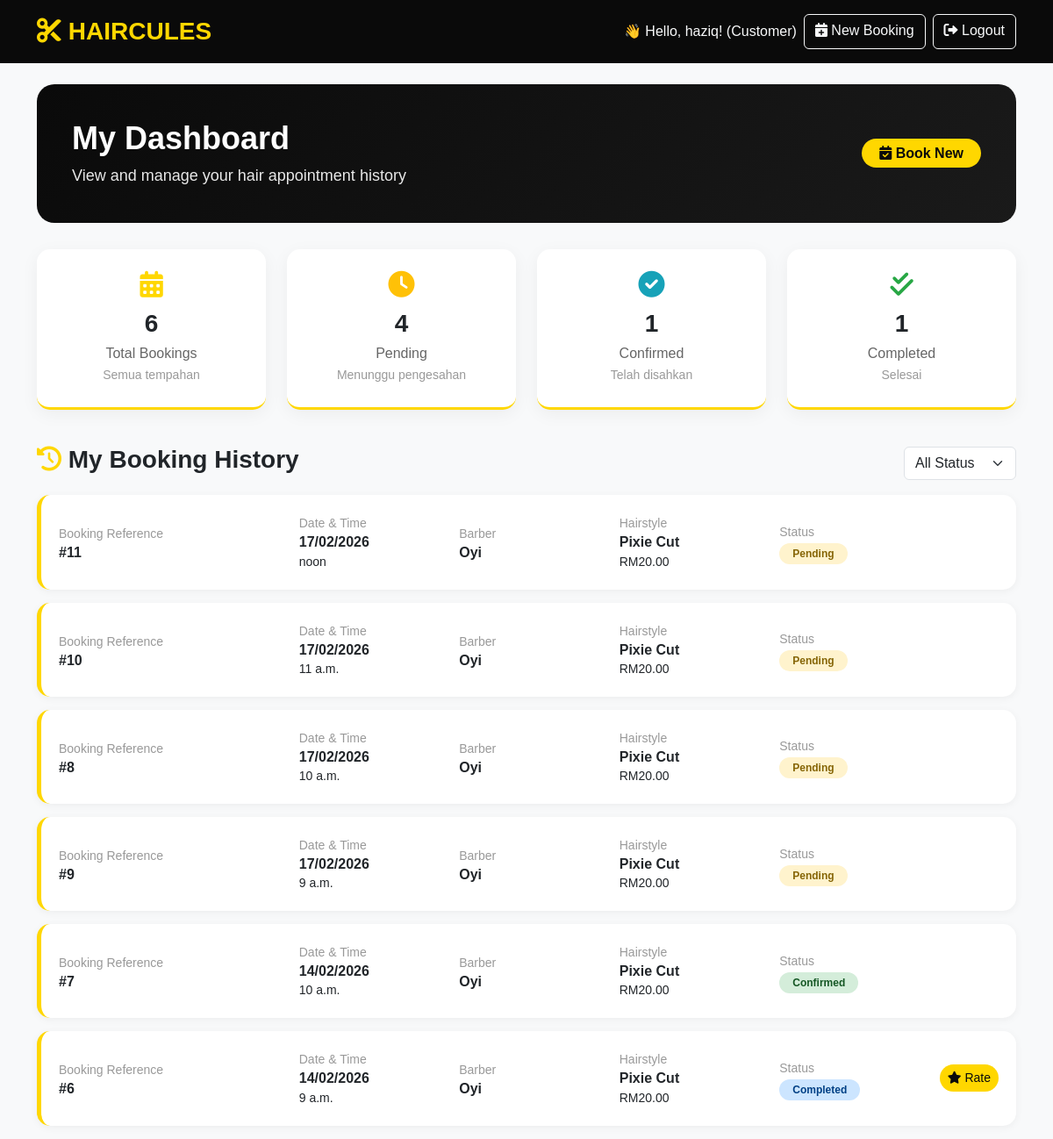
Screenshot of /accounts/dashboard/ (signed in) with the database file from the repository.
### booking/models.py (models this page shows, shortened)
class Appointment(models.Model):
    STATUS_CHOICES = [
        ('pending', 'Pending'),
        ('confirmed', 'Confirmed'),
        ('completed', 'Completed'),
        ('cancelled', 'Cancelled'),
    ]
    customer = models.ForeignKey(User, on_delete=models.CASCADE, null=True, blank=True)
    customer_name = models.CharField(max_length=100)
    customer_phone = models.CharField(max_length=15)
    customer_email = models.EmailField(blank=True)
    barber = models.ForeignKey(Barber, on_delete=models.SET_NULL, null=True)
    hairstyle = models.ForeignKey(Hairstyle, on_delete=models.SET_NULL, null=True)
    date = models.DateField()
    time = models.TimeField()
    status = models.CharField(max_length=20, choices=STATUS_CHOICES, default='pending')
    face_shape_detected = models.CharField(max_length=20, blank=True)
    user_photo = models.ImageField(upload_to='appointments/', null=True, blank=True)
    preview_photo = models.ImageField(upload_to='previews/', null=True, blank=True)
    created_at = models.DateTimeField(auto_now_add=True)
    updated_at = models.DateTimeField(auto_now=True)

class Barber(models.Model):
    user = models.OneToOneField(User, on_delete=models.CASCADE, null=True, blank=True)
    name = models.CharField(max_length=100)
    phone = models.CharField(max_length=15)
    photo = models.ImageField(upload_to='barbers/', null=True, blank=True)
    is_active = models.BooleanField(default=True)

class Hairstyle(models.Model):
    FACE_SHAPES = [
        ('Oval', 'Oval'),
        ('Round', 'Round'),
        ('Square', 'Square'),
        ('Long', 'Long'),
        ('Heart', 'Heart'),
    ]
    name = models.CharField(max_length=100)
    description = models.TextField(blank=True)
    face_shape = models.CharField(max_length=20, choices=FACE_SHAPES)
    image = models.ImageField(upload_to='hairstyles/', null=True, blank=True)
    price = models.DecimalField(max_digits=6, decimal_places=2, default=0)
    is_popular = models.BooleanField(default=False)

### accounts/views.py (the view)
# urls.py: path('dashboard/', views.customer_dashboard, name='customer_dashboard'),
@login_required
def customer_dashboard(request):
    from booking.models import Appointment
    bookings = Appointment.objects.filter(customer=request.user).order_by('-date', '-time')
    total_bookings = bookings.count()
    pending_bookings = bookings.filter(status='pending').count()
    confirmed_bookings = bookings.filter(status='confirmed').count()
    completed_bookings = bookings.filter(status='completed').count()
    cancelled_bookings = bookings.filter(status='cancelled').count()
    return render(request, 'accounts/customer_dashboard.html', {
        'bookings': bookings,
        'total_bookings': total_bookings,
        'pending_bookings': pending_bookings,
        'confirmed_bookings': confirmed_bookings,
        'completed_bookings': completed_bookings,
        'cancelled_bookings': cancelled_bookings,
    })

### templates/accounts/customer_dashboard.html (shortened to what this page needs)
<!DOCTYPE html>
<html lang="en">
<head>
    <link href="https://cdn.jsdelivr.net/npm/bootstrap@5.3.0/dist/css/bootstrap.min.css" rel="stylesheet">
    <link rel="stylesheet" href="https://cdnjs.cloudflare.com/ajax/libs/font-awesome/6.0.0/css/all.min.css">
</head>
<body>
<nav class="navbar navbar-expand-lg navbar-dark navbar-premium">
    <div class="container">
        <a class="brand-logo" href="/">
            <i class="fas fa-cut"></i> HAIRCULES
        </a>
        <div class="navbar-nav ms-auto">
            <span class="nav-link text-light">
                👋 Hello, {{ user.username }}! (Customer)
            </span>
            <a href="/booking/" class="btn btn-outline-light me-2">
                <i class="fas fa-calendar-plus"></i> New Booking
            </a>
            <a href="/accounts/logout/" class="btn btn-outline-light">
                <i class="fas fa-sign-out-alt"></i> Logout
            </a>
        </div>
    </div>
</nav>
<div class="container mt-4">
    <div class="dashboard-header">
        <div class="row align-items-center">
            <div class="col-md-8">
                <h1 style="font-size: 36px; font-weight: 700;">My Dashboard</h1>
                <p style="font-size: 18px; opacity: 0.9; margin-bottom: 0;">
                    View and manage your hair appointment history
                </p>
            </div>
            <div class="col-md-4 text-md-end">
                <a href="/booking/" class="btn-gold">
                    <i class="fas fa-calendar-check"></i> Book New
                </a>
            </div>
        </div>
    </div>
<div class="row mb-4">
    <div class="col-md-3 mb-3">
        <div class="stat-card">
            <i class="fas fa-calendar-alt" style="font-size: 30px; color: #ffd700;"></i>
            <h3 style="font-weight: 700; margin: 10px 0 5px;">{{ total_bookings }}</h3>
            <p style="color: #666; margin-bottom: 0;">Total Bookings</p>
            <small style="color: #999;">Semua tempahan</small>
        </div>
    </div>
    <div class="col-md-3 mb-3">
        <div class="stat-card">
            <i class="fas fa-clock" style="font-size: 30px; color: #ffc107;"></i>
            <h3 style="font-weight: 700; margin: 10px 0 5px;">{{ pending_bookings }}</h3>
            <p style="color: #666; margin-bottom: 0;">Pending</p>
            <small style="color: #999;">Menunggu pengesahan</small>
        </div>
    </div>
    <div class="col-md-3 mb-3">
        <div class="stat-card">
            <i class="fas fa-check-circle" style="font-size: 30px; color: #17a2b8;"></i>
            <h3 style="font-weight: 700; margin: 10px 0 5px;">{{ confirmed_bookings|default:0 }}</h3>
            <p style="color: #666; margin-bottom: 0;">Confirmed</p>
            <small style="color: #999;">Telah disahkan</small>
        </div>
    </div>
    <div class="col-md-3 mb-3">
        <div class="stat-card">
            <i class="fas fa-check-double" style="font-size: 30px; color: #28a745;"></i>
            <h3 style="font-weight: 700; margin: 10px 0 5px;">{{ completed_bookings }}</h3>
            <p style="color: #666; margin-bottom: 0;">Completed</p>
            <small style="color: #999;">Selesai</small>
        </div>
    </div>
</div>
    <div class="d-flex justify-content-between align-items-center mb-3">
        <h3 style="font-weight: 700;"><i class="fas fa-history" style="color: #ffd700;"></i> My Booking History</h3>
        <div>
            <select class="form-select" style="width: auto; display: inline-block;" onchange="filterBookings(this.value)">
                <option value="all">All Status</option>
            </select>
        </div>
    </div>
    <div class="row">
        <div class="col-12">
            {% if bookings %}
                {% for booking in bookings %}
                <div class="booking-card" data-status="{{ booking.status }}">
                    <div class="row align-items-center">
                        <div class="col-md-3">
                            <small style="color: #999;">Booking Reference</small>
                            <h6 style="font-weight: 700; margin-bottom: 0;">#{{ booking.id }}</h6>
                        </div>
                        <div class="col-md-2">
                            <small style="color: #999;">Date & Time</small>
                            <h6 style="font-weight: 600; margin-bottom: 0;">{{ booking.date|date:"d/m/Y" }}</h6>
                            <small>{{ booking.time }}</small>
                        </div>
                        <div class="col-md-2">
                            <small style="color: #999;">Barber</small>
                            <h6 style="font-weight: 600; margin-bottom: 0;">{{ booking.barber.name }}</h6>
                        </div>
                        <div class="col-md-2">
                            <small style="color: #999;">Hairstyle</small>
                            <h6 style="font-weight: 600; margin-bottom: 0;">{{ booking.hairstyle.name }}</h6>
                            <small>RM{{ booking.hairstyle.price }}</small>
                        </div>
                        <div class="col-md-2">
                            <small style="color: #999;">Status</small>
                            <div>
                                <span class="status-badge status-{{ booking.status }}">
                                    {{ booking.get_status_display }}
                                </span>
                            </div>
                        </div>
                        <div class="col-md-1 text-end">
                            {% if booking.status == 'completed' %}
                                <a href="/booking/feedback/{{ booking.id }}/" class="btn btn-sm" style="background: #ffd700; color: #0a0a0a; border-radius: 50px;">
                                    <i class="fas fa-star"></i> Rate
                                </a>
                            {% endif %}
                        </div>
                    </div>
                </div>
                {% endfor %}
            {% endif %}
        </div>
    </div>
</div>
</body>
</html>

### templates/accounts/customer_dashboard.html (style rules this page uses)
body { font-family: 'Poppins', sans-serif; background: #f8f9fa; }
.navbar-premium { background: #0a0a0a; padding: 15px 0; }
.brand-logo { font-size: 28px; font-weight: 700; color: #ffd700 !important; text-decoration: none; }
.dashboard-header { background: linear-gradient(135deg, #0a0a0a 0%, #1a1a1a 100%); color: white; padding: 40px; border-radius: 20px; margin-bottom: 30px; }
.stat-card { background: white; padding: 25px; border-radius: 15px; box-shadow: 0 5px 20px rgba(0,0,0,0.05); text-align: center; border-bottom: 3px solid #ffd700; }
.booking-card { background: white; border-radius: 15px; padding: 20px; margin-bottom: 15px; box-shadow: 0 2px 10px rgba(0,0,0,0.05); transition: all 0.3s; border-left: 5px solid #ffd700; }
.status-badge { padding: 5px 15px; border-radius: 50px; font-size: 12px; font-weight: 600; }
.status-pending { background: #fff3cd; color: #856404; }
.status-confirmed { background: #d4edda; color: #155724; }
.status-completed { background: #cce5ff; color: #004085; }
.btn-gold { background: #ffd700; color: #0a0a0a; padding: 8px 20px; border-radius: 50px; text-decoration: none; font-weight: 600; transition: all 0.3s; }

### rows the page displays
Appointment: id "11", date "17/02/2026", time "noon", barber.name "Oyi", hairstyle.name "Pixie Cut", hairstyle.price "20.00", status "Pending"
Appointment: id "10", date "17/02/2026", time "11 a.m.", barber.name "Oyi", hairstyle.name "Pixie Cut", hairstyle.price "20.00", status "Pending"
Appointment: id "8", date "17/02/2026", time "10 a.m.", barber.name "Oyi", hairstyle.name "Pixie Cut", hairstyle.price "20.00", status "Pending"
Appointment: id "9", date "17/02/2026", time "9 a.m.", barber.name "Oyi", hairstyle.name "Pixie Cut", hairstyle.price "20.00", status "Pending"
Appointment: id "7", date "14/02/2026", time "10 a.m.", barber.name "Oyi", hairstyle.name "Pixie Cut", hairstyle.price "20.00", status "Confirmed"
Appointment: id "6", date "14/02/2026", time "9 a.m.", barber.name "Oyi", hairstyle.name "Pixie Cut", hairstyle.price "20.00", status "Completed"

### other values shown
{{ user.username }} "haziq"
{{ total_bookings }} "6"
{{ pending_bookings }} "4"
{{ confirmed_bookings|default:0 }} "1"
{{ completed_bookings }} "1"
